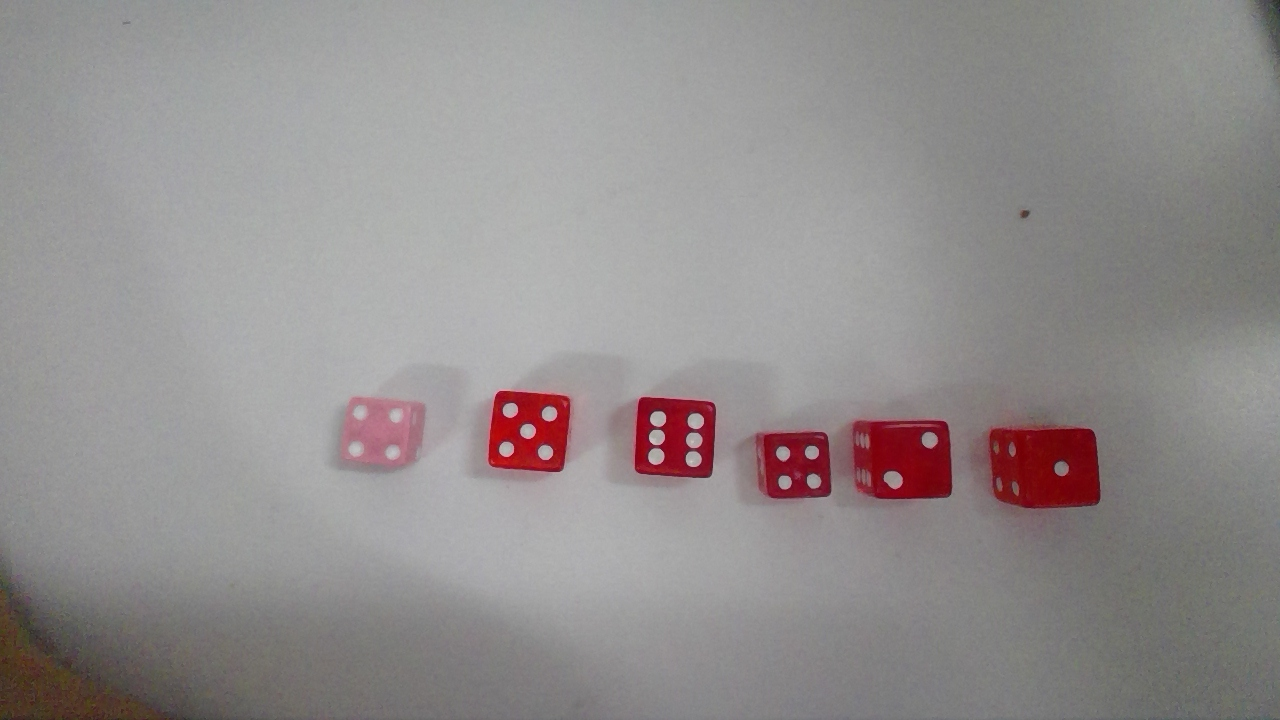
#> input picture Dice3.jpg, 1280 x 720 px, found by its file name
$ python image.py
#> lines starting #> are read from the running program, lines starting #| are printed output that depends on the picture; after the words box and inside, x2 and y2 are one past the last pixel; in counts of white or black regions, pixels touching at a corner belong together
import numpy as np
import cv2

frame = cv2.imread("dice3.jpg")
#> frame is the input picture: shape (720, 1280, 3); mean B, G, R 141.9, 142, 146.9
edges = cv2.Canny(frame,80,230)
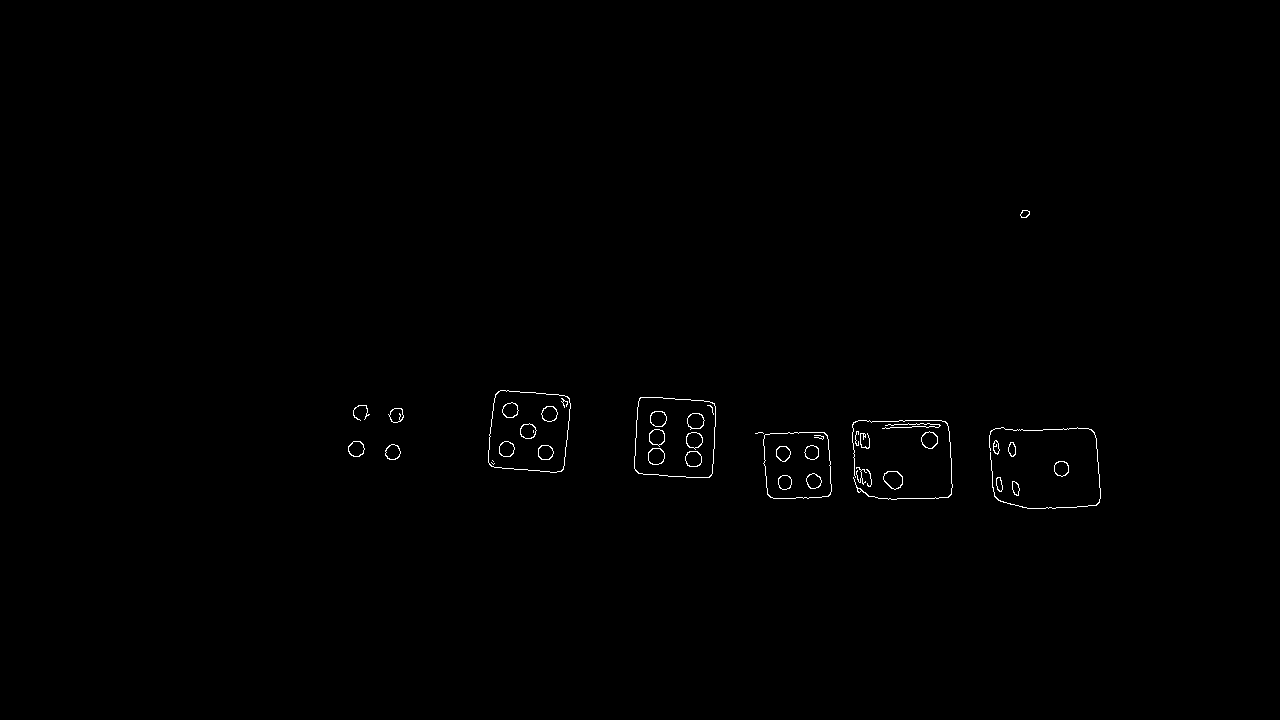
#> edges: shape (720, 1280); 0.36% white in thin lines or dots, all inside (x1, y1, x2, y2) = (348, 210, 1101, 509)

imgray = cv2.cvtColor(frame, cv2.COLOR_BGR2GRAY)
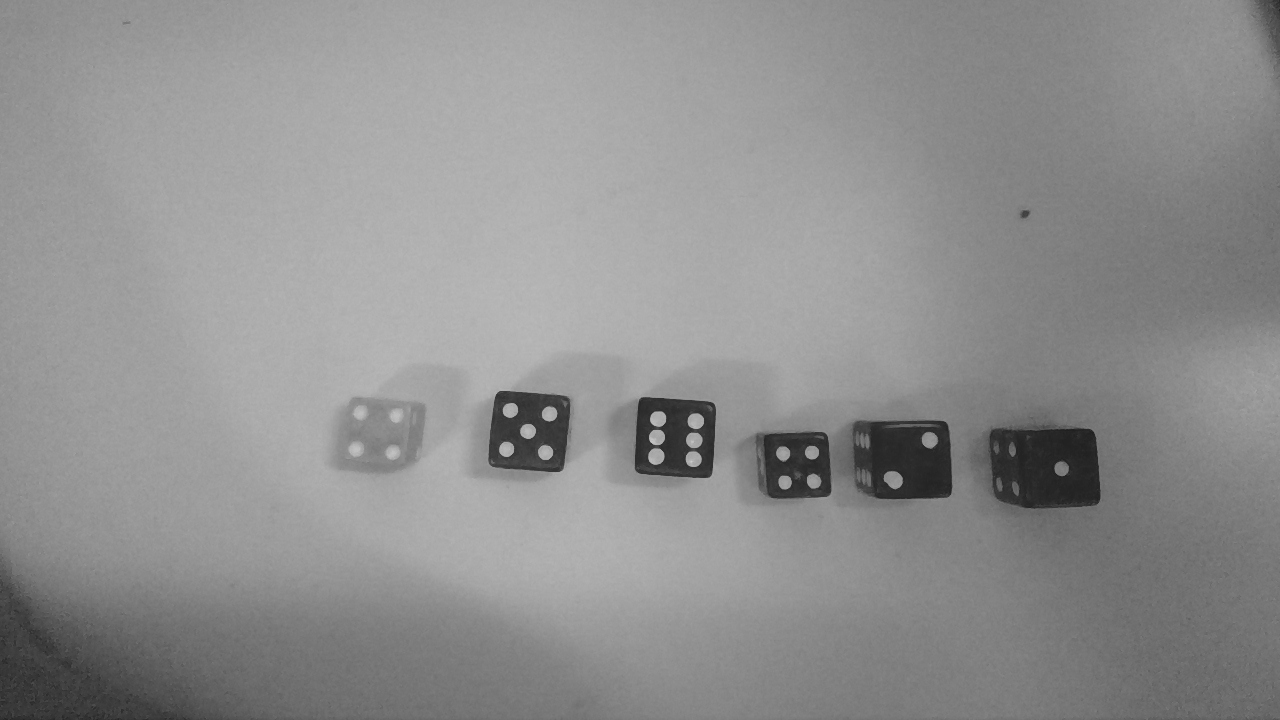
#> imgray: shape (720, 1280); min 31, max 206, mean 143.4
ret, thresh = cv2.threshold(edges, 127, 255, 0)
contours, hierarchy = cv2.findContours(thresh, cv2.RETR_TREE, cv2.CHAIN_APPROX_SIMPLE)
#> contours = 75 contours, 16 with area under 20; largest, box (x1, y1, x2, y2) and area: (634, 397, 716, 478) 5980, (634, 397, 716, 478) 5972, (488, 390, 571, 473) 5860, (488, 390, 571, 473) 5848, (763, 432, 832, 499) 4161
diceRects = []
i = 0
dice = 0
process = True
for cnt in contours:
    Area = cv2.contourArea(cnt)
    if (Area > 400):
        x,y,w,h = cv2.boundingRect(cnt)
        rect = cv2.minAreaRect(cnt)
        box = cv2.boxPoints(rect)
        #Check if its a duplicate
        for p in range(dice):
            index = diceRects[p]
            rect2 = cv2.minAreaRect(contours[index])
            box2 = cv2.boxPoints(rect2)
            if((box[0][0] == box2[0][0]) & (box[0][1] == box2[0][1])):
                #print("Found a dupe!")
                process = False
                break
            else:
                process = True

        if(process):
            diceRects.append(i)
            frame = cv2.rectangle(frame,(x,y),(x+w,y+h),(0,255,0),2)
            dice = dice + 1
    i = i + 1
#> this loop made 75 passes
#> (Area, x, y, w, h, rect, box) on passes 43 to 44: (5980.5, 634, 397, 82, 81, ((674.8, 437), (78.55, 79.43), -86.82), [[712.3, 478.5], [633, 474.1], [637.4, 395.6], [716.7, 400]]), (5971.5, 634, 397, 82, 81, ((674.8, 437), (78.55, 79.43), -86.82), [[712.3, 478.5], [633, 474.1], [637.4, 395.6], [716.7, 400]])
#> (Area, x, y, w, h, rect) on passes 21, 22, 58, 59: (4161, 763, 432, 69, 67, ((796.6, 465.1), (67.02, 66.81), -2.49)), (4151.5, 763, 432, 69, 67, ((796.6, 465.1), (67.02, 66.81), -2.49)), (5859.5, 488, 390, 83, 83, ((528.7, 430.8), (78.48, 78.56), -85.24)), (5848.5, 488, 390, 83, 83, ((528.7, 430.8), (78.48, 78.56), -85.24))
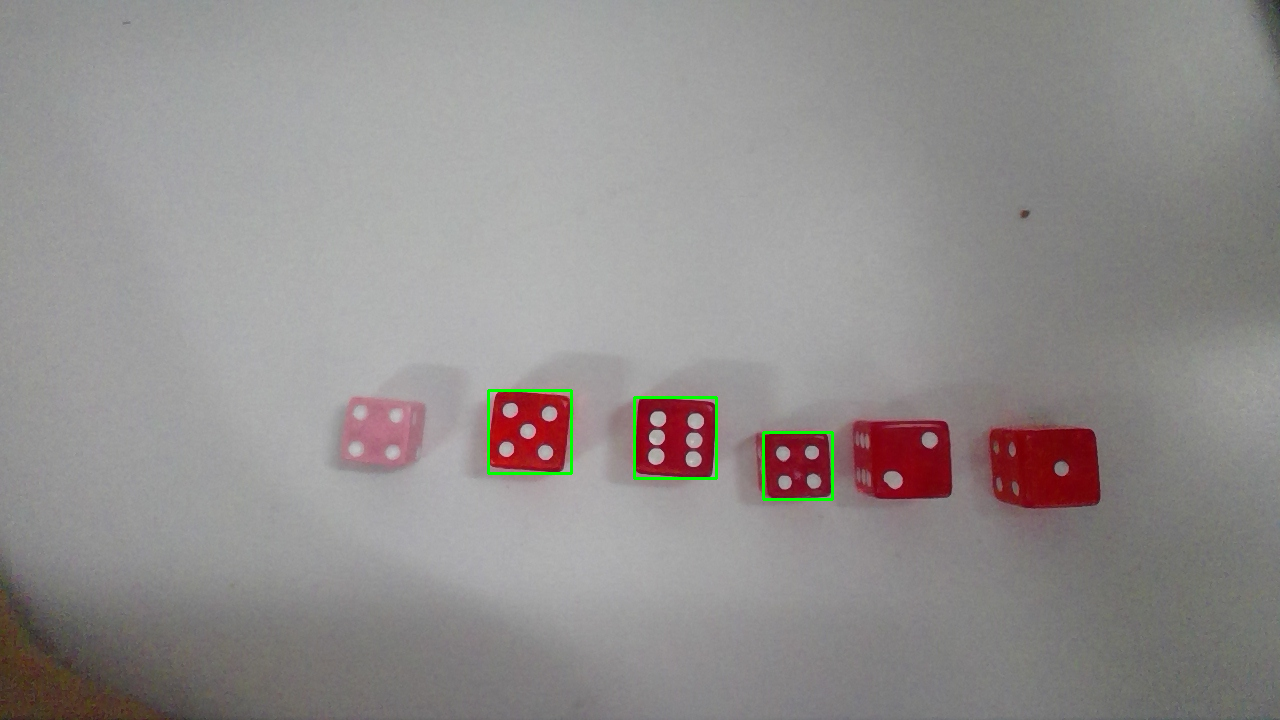
#> frame: shape (720, 1280, 3); 0.3% of pixels changed, all inside (x1, y1, x2, y2) = (487, 389, 834, 501)
#> after the loop, dice = 3; diceRects = [20, 42, 57]; i = 75

#Finding Number within Dice
for p in range(dice):
    index = diceRects[p]
    num = 0
    x,y,w,h = cv2.boundingRect(contours[index])
    rect = cv2.minAreaRect(contours[index])
    img = cv2.getRectSubPix(edges, (w,h), (rect[0]))
    img2 = cv2.getRectSubPix(frame, (w,h), (rect[0]))
    ret2, thresh2 = cv2.threshold(img, 127, 255, 0)
    contours2, hierarchy2 = cv2.findContours(thresh2, cv2.RETR_TREE, cv2.CHAIN_APPROX_SIMPLE)
    for cnt in contours2:
        Area = cv2.contourArea(cnt)
        if (Area > 10):
            x,y,w,h = cv2.boundingRect(cnt)
            img2 = cv2.rectangle(img2,(x,y),(x+w,y+h),(0,255,0),2)
            num = num + 1
    cv2.imshow('img', img2)
    print("Num on Dice: ", num)
    cv2.waitKey(0)
#> this loop made 3 passes
#> (index, rect) on passes 1 to 3: (20, ((796.6, 465.1), (67.02, 66.81), -2.49)), (42, ((674.8, 437), (78.55, 79.43), -86.82)), (57, ((528.7, 430.8), (78.48, 78.56), -85.24))
#> pass 1, `ret2, thresh2 = cv2.threshold(img, 127, 255, 0)`:
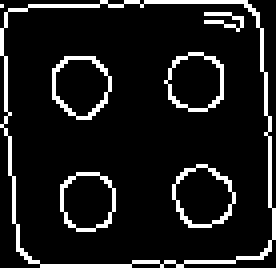
#> thresh2: shape (67, 69) (shown 4 times larger); 10.3% white in thin lines or dots
#> pass 1, `cv2.imshow('img', img2)`:
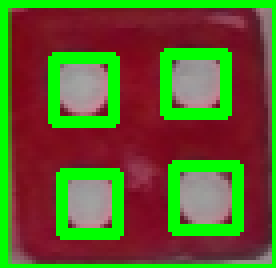
#> window 'img': shape (67, 69, 3) (shown 4 times larger); mean B, G, R 43.6, 95.3, 95.5
#> after the loop:
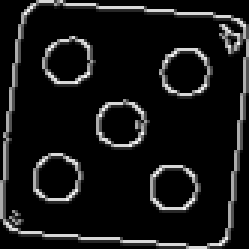
#> img: shape (83, 83) (shown 3 times larger); min 0, max 243, mean 22.4
#> after the loop:
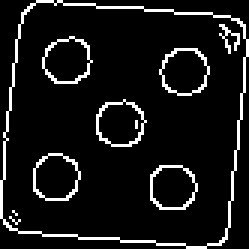
#> thresh2: shape (83, 83) (shown 3 times larger); 8.8% white in thin lines or dots

cv2.imshow('frame', frame)
cv2.imshow('Edges', edges)
# When everything done, release the capture
cv2.waitKey(0)
cv2.destroyAllWindows()

$ run again, with Dice2.jpg copied over Dice3.jpg
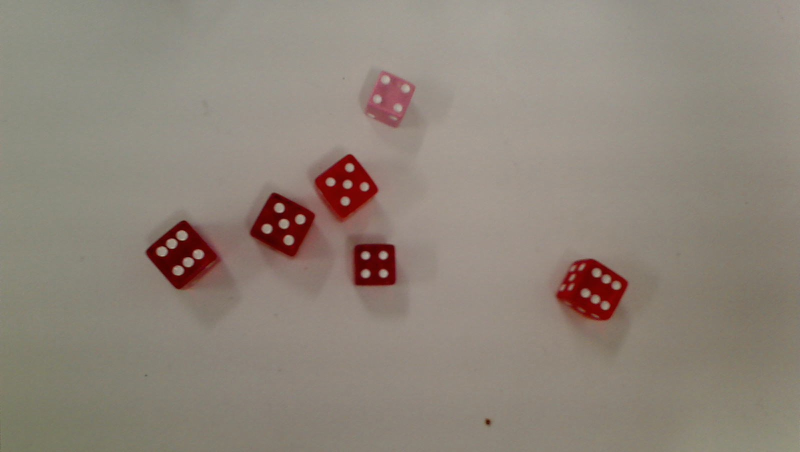
#> input picture Dice2.jpg, 1600 x 904 px, found by its file name (shown at 1/2 size)
#> frame is the input picture: shape (904, 1600, 3); mean B, G, R 121.7, 132.5, 142.7
#> edges: shape (904, 1600); 0.31% white in thin lines or dots, all inside (x1, y1, x2, y2) = (292, 168, 1256, 849)
#> contours = 76 contours, 25 with area under 20; largest, box (x1, y1, x2, y2) and area: (292, 441, 441, 579) 10920, (292, 441, 435, 579) 10710, (1183, 536, 1223, 568) 574, (1181, 588, 1222, 621) 569, (351, 460, 377, 482) 398
#> the loop `for cnt in contours:` made 76 passes
#> (Area, x, y, w, h, rect, box) on pass 42: (10710.5, 292, 441, 143, 138, ((361.8, 508.3), (107.1, 105), -40.36), [[355, 582.9], [287, 502.9], [368.6, 433.6], [436.6, 513.6]])
#> after the loop `for cnt in contours:`:
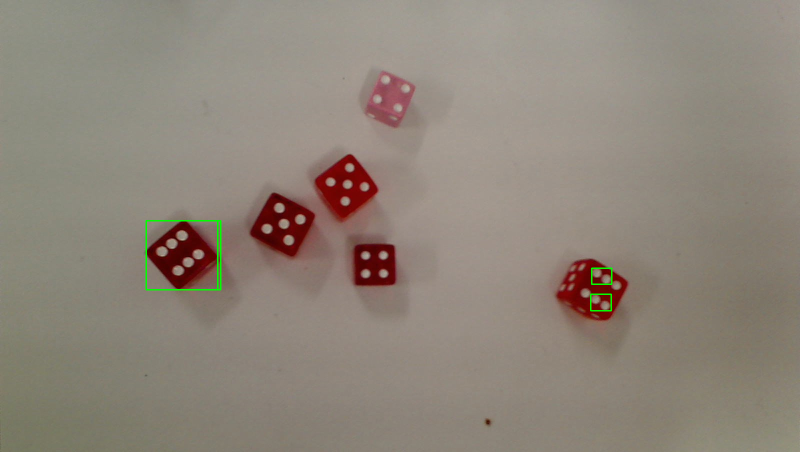
#> frame: shape (904, 1600, 3) (shown at 1/2 size); 0.21% of pixels changed, all inside (x1, y1, x2, y2) = (291, 440, 1225, 623)
#> after the loop `for cnt in contours:`: dice = 4; diceRects = [4, 20, 39, 41]; i = 76
#> the loop `for p in range(dice):` made 4 passes
#> after the loop `for p in range(dice):`:
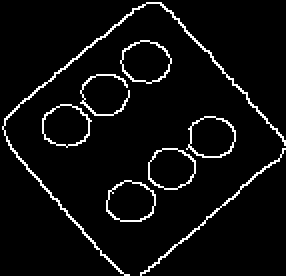
#> thresh2: shape (138, 143) (shown 2 times larger); 5.2% white in thin lines or dots

$ run again, with Dice.jpg copied over Dice3.jpg
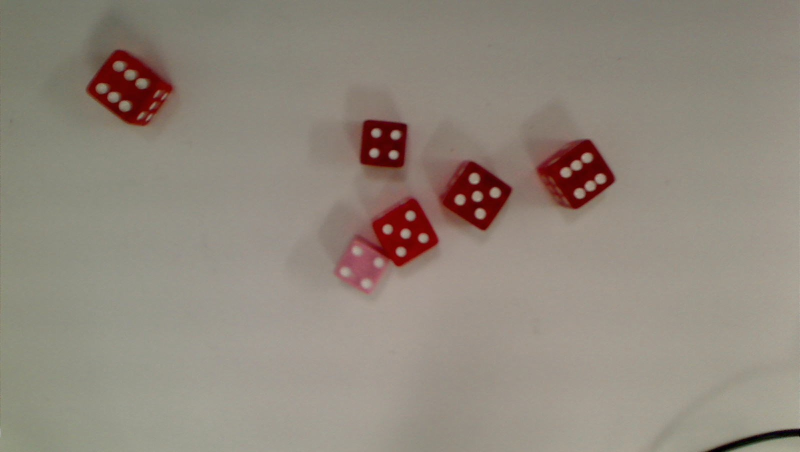
#> input picture Dice.jpg, 1600 x 904 px, found by its file name (shown at 1/2 size)
#> frame is the input picture: shape (904, 1600, 3); mean B, G, R 124.7, 135.8, 145.2
#> edges: shape (904, 1600); 0.32% white in thin lines or dots, all inside (x1, y1, x2, y2) = (178, 121, 1600, 904)
#> contours = 71 contours, 42 with area under 20; largest, box (x1, y1, x2, y2) and area: (937, 345, 961, 369) 428, (949, 416, 973, 440) 417, (979, 374, 1003, 397) 410, (1168, 346, 1213, 378) 408, (937, 345, 961, 369) 408
#> the loop `for cnt in contours:` made 71 passes
#> (Area, x, y, w, h, rect, box) on passes 18, 21, 25, 35: (417, 949, 416, 24, 24, ((960.5, 427.5), (23, 23), -90), [[972, 439], [949, 439], [949, 416], [972, 416]]), (405.5, 908, 388, 24, 23, ((919.5, 399), (22, 23), -90), [[931, 410], [908, 410], [908, 388], [931, 388]]), (410, 979, 374, 24, 23, ((990.5, 385), (22, 23), -90), [[1002, 396], [979, 396], [979, 374], [1002, 374]]), (428.5, 937, 345, 24, 24, ((948.5, 356.5), (23, 23), -90), [[960, 368], [937, 368], [937, 345], [960, 345]])
#> after the loop `for cnt in contours:`:
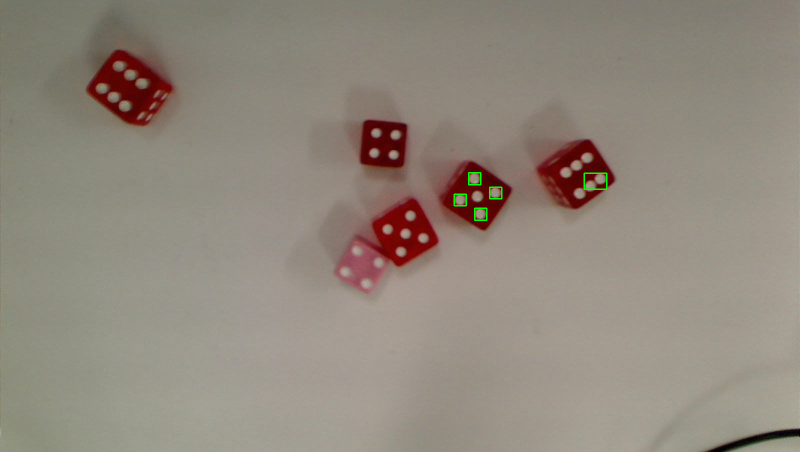
#> frame: shape (904, 1600, 3) (shown at 1/2 size); 0.11% of pixels changed, all inside (x1, y1, x2, y2) = (907, 344, 1215, 442)
#> after the loop `for cnt in contours:`: dice = 6; diceRects = [17, 20, 24, 32, 34, 35]; i = 71
#> the loop `for p in range(dice):` made 6 passes
#> (index, rect) on passes 1 to 6: (17, ((960.5, 427.5), (23, 23), -90)), (20, ((919.5, 399), (22, 23), -90)), (24, ((990.5, 385), (22, 23), -90)), (32, ((1188.9, 360.9), (49.23, 22.12), -16.19)), (34, ((948.5, 356.5), (23, 23), -90)), (35, ((948.4, 356.8), (23.27, 22.49), -51.34))
#> after the loop `for p in range(dice):`:
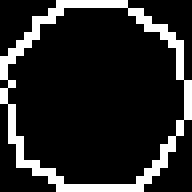
#> thresh2: shape (24, 24) (shown 8 times larger); 15.1% white in thin lines or dots
